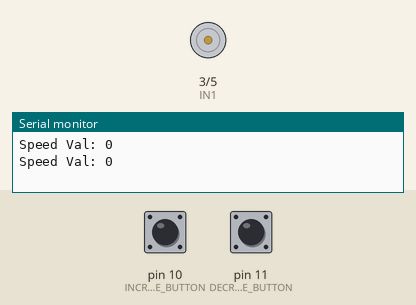
Simulated run of this program. Board: Arduino Uno, built with avr-gcc and run on an emulated ATmega328P. Parts: motor-driver pin pairs drawn as motors (green arrow = first pin HIGH = forward, orange = second pin HIGH = backward, longer = more drive, scaled by the enable pin), the last lines printed to the serial monitor. Inputs (shaded band) come from the test bench; at power-on: pin 10 (INCREASE_BUTTON) LOW, pin 11 (DECREASE_BUTTON) LOW.

Above: at 1.2 s.
1.3 s: pin 10 (INCREASE_BUTTON) pulled HIGH for 0.15 s
2.9 s: pin 11 (DECREASE_BUTTON) pulled HIGH for 0.15 s
4.5 s: pin 10 (INCREASE_BUTTON) pulled HIGH for 1 s
At 6.2 s:
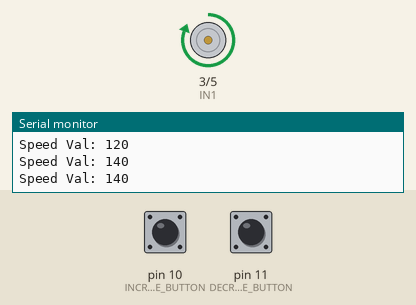
7.0 s: pin 11 (DECREASE_BUTTON) pulled HIGH for 1 s
At 7.09 s:
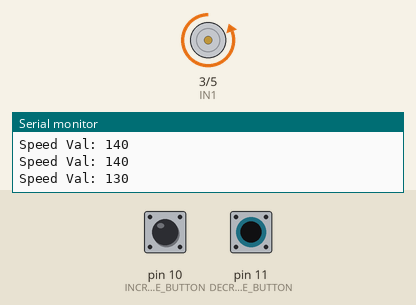
9.5 s: pin 10 (INCREASE_BUTTON) pulled HIGH for 3.2 s
At 11.2 s:
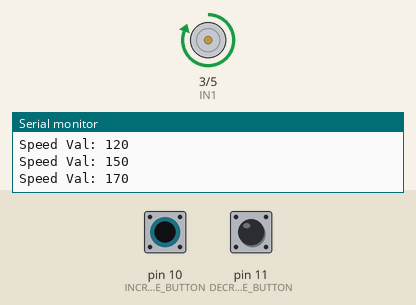
14.2 s: pin 11 (DECREASE_BUTTON) pulled HIGH for 3.2 s
At 17.4 s:
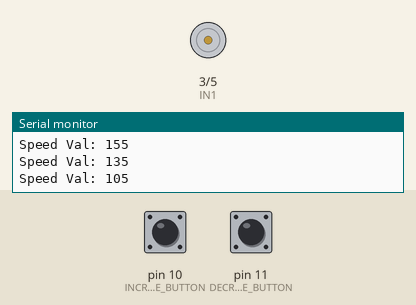
Timing chart, 0 to 18.9 s (numbered marks = the images above; inputs shaded):
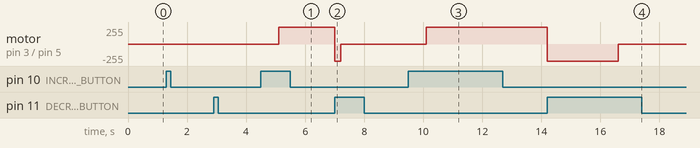

Measured:
- after the input at 4.5 s, motor on pin 3 (IN1) / pin 5 (IN2): stopped → forward 255/255 after 0.60 s
- after the input at 7.0 s, motor on pin 3 (IN1) / pin 5 (IN2): forward 255/255 → backward 255/255 at once, → stopped 0.20 s later
- after the input at 9.5 s, motor on pin 3 (IN1) / pin 5 (IN2): stopped → forward 255/255 after 0.60 s
- after the input at 14.2 s, motor on pin 3 (IN1) / pin 5 (IN2): forward 255/255 → backward 255/255 at once, → stopped 2.4 s later

The program:

main.cpp
```cpp
#include <Arduino.h>

#define DEBUG 1

#if DEBUG
  #define DEBUG_BEGIN(x) Serial.begin(x)
  #define DEBUG_PRINT(x) Serial.print(x)
  #define DEBUG_PRINTLN(x) Serial.println(x)
#else
  #define DEBUG_BEGIN(x)
  #define DEBUG_PRINT(x)
  #define DEBUG_PRINTLN(x)
#endif


#define MOTORSPEED A0
#define IN1 3    /* right */
#define IN2 5    /* left */

#define INCREASE_BUTTON 10
#define DECREASE_BUTTON 11

int speedVal = 0;
const int stepVal = 10;

const int print_delay = 500;

const int debounce_delay = 200;
unsigned long now = 0, prev1 = 0, prev2 = 0, prevd = 0;

void setup() {
  // put your setup code here, to run once:
  pinMode(INCREASE_BUTTON, INPUT);
  pinMode(DECREASE_BUTTON, INPUT);
  pinMode(MOTORSPEED, OUTPUT);
  pinMode(IN1, OUTPUT);
  pinMode(IN2, OUTPUT);
  DEBUG_BEGIN(9600);
}

void loop() {
  // put your main code here, to run repeatedly:
  now = millis();
  if(digitalRead(INCREASE_BUTTON) == HIGH && (now - prev1 >= debounce_delay)){
    digitalWrite(IN1, HIGH);
    digitalWrite(IN2, LOW);
    speedVal += stepVal;
    prev1 = now;
  }
  if(digitalRead(DECREASE_BUTTON) == HIGH && (now - prev2 >= debounce_delay)){
    digitalWrite(IN2, HIGH);
    digitalWrite(IN1, LOW);
    speedVal -= stepVal;
    prev2 = now;
  }
  if(speedVal == 10){
    speedVal = 100;
  }
  else if(speedVal <= 90 ){
    speedVal = 0;
  }
  if(now - prevd >= print_delay){
    DEBUG_PRINT("Speed Val: ");
    DEBUG_PRINTLN(speedVal);
    prevd = now;
  }
  speedVal = constrain(speedVal, 0, 255);
  analogWrite(MOTORSPEED, speedVal);
}
```
